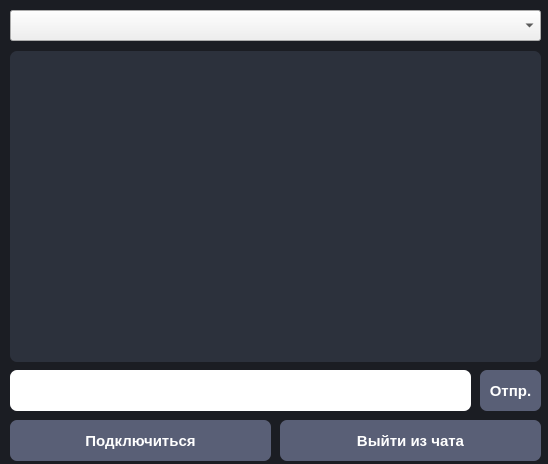
<?xml version="1.0" encoding="UTF-8"?>
<ui version="4.0">
 <class>MainWindow</class>
 <widget class="QMainWindow" name="MainWindow">
  <property name="geometry">
   <rect>
    <x>0</x>
    <y>0</y>
    <width>548</width>
    <height>464</height>
   </rect>
  </property>
  <property name="windowTitle">
   <string>MainWindow</string>
  </property>
  <widget class="QWidget" name="centralwidget">
   <widget class="QFrame" name="frame">
    <property name="geometry">
     <rect>
      <x>-20</x>
      <y>0</y>
      <width>861</width>
      <height>531</height>
     </rect>
    </property>
    <property name="styleSheet">
     <string notr="true">QFrame{
	border-radius: 7px;
	background-color: #1B1D23;
}</string>
    </property>
    <property name="frameShape">
     <enum>QFrame::StyledPanel</enum>
    </property>
    <property name="frameShadow">
     <enum>QFrame::Raised</enum>
    </property>
    <widget class="QLineEdit" name="messageInputField">
     <property name="geometry">
      <rect>
       <x>30</x>
       <y>370</y>
       <width>461</width>
       <height>41</height>
      </rect>
     </property>
     <property name="font">
      <font>
       <pointsize>11</pointsize>
       <weight>75</weight>
       <bold>true</bold>
      </font>
     </property>
     <property name="styleSheet">
      <string notr="true">QLineEdit{
	border-radius: 7px;
}</string>
     </property>
     <property name="text">
      <string/>
     </property>
     <property name="alignment">
      <set>Qt::AlignLeading|Qt::AlignLeft|Qt::AlignVCenter</set>
     </property>
     <property name="placeholderText">
      <string/>
     </property>
     <property name="clearButtonEnabled">
      <bool>true</bool>
     </property>
    </widget>
    <widget class="QPushButton" name="sendButton">
     <property name="geometry">
      <rect>
       <x>500</x>
       <y>370</y>
       <width>61</width>
       <height>41</height>
      </rect>
     </property>
     <property name="font">
      <font>
       <pointsize>11</pointsize>
       <weight>75</weight>
       <bold>true</bold>
      </font>
     </property>
     <property name="cursor">
      <cursorShape>PointingHandCursor</cursorShape>
     </property>
     <property name="styleSheet">
      <string notr="true">QPushButton{
	color: white;
	border-radius: 7px;
	background-color: #595F76;
}

QPushButton:hover{
	background-color: #50566E;
}

QPushButton:pressed{
	background-color: #434965;
}</string>
     </property>
     <property name="text">
      <string>Отпр.</string>
     </property>
     <property name="icon">
      <iconset>
       <normaloff>../../../.designer/backup/icons/send.png</normaloff>../../../.designer/backup/icons/send.png</iconset>
     </property>
     <property name="iconSize">
      <size>
       <width>32</width>
       <height>32</height>
      </size>
     </property>
    </widget>
    <widget class="QPushButton" name="connectPortButton">
     <property name="geometry">
      <rect>
       <x>30</x>
       <y>420</y>
       <width>261</width>
       <height>41</height>
      </rect>
     </property>
     <property name="font">
      <font>
       <pointsize>11</pointsize>
       <weight>75</weight>
       <bold>true</bold>
      </font>
     </property>
     <property name="cursor">
      <cursorShape>PointingHandCursor</cursorShape>
     </property>
     <property name="styleSheet">
      <string notr="true">QPushButton{
	color: white;
	border-radius: 7px;
	background-color: #595F76;
}

QPushButton:hover{
	background-color: #50566E;
}

QPushButton:pressed{
	background-color: #434965;
}</string>
     </property>
     <property name="text">
      <string>Подключиться</string>
     </property>
    </widget>
    <widget class="QListWidget" name="messageListWidget">
     <property name="geometry">
      <rect>
       <x>30</x>
       <y>51</y>
       <width>531</width>
       <height>311</height>
      </rect>
     </property>
     <property name="font">
      <font>
       <pointsize>11</pointsize>
       <weight>75</weight>
       <bold>true</bold>
      </font>
     </property>
     <property name="tabletTracking">
      <bool>false</bool>
     </property>
     <property name="autoFillBackground">
      <bool>false</bool>
     </property>
     <property name="styleSheet">
      <string notr="true">color: white;
border-radius: 7px;
background-color: #2C313C;
</string>
     </property>
     <property name="frameShape">
      <enum>QFrame::StyledPanel</enum>
     </property>
     <property name="frameShadow">
      <enum>QFrame::Sunken</enum>
     </property>
     <property name="lineWidth">
      <number>1</number>
     </property>
     <property name="verticalScrollBarPolicy">
      <enum>Qt::ScrollBarAsNeeded</enum>
     </property>
     <property name="horizontalScrollBarPolicy">
      <enum>Qt::ScrollBarAsNeeded</enum>
     </property>
     <property name="sizeAdjustPolicy">
      <enum>QAbstractScrollArea::AdjustIgnored</enum>
     </property>
     <property name="autoScroll">
      <bool>true</bool>
     </property>
     <property name="tabKeyNavigation">
      <bool>false</bool>
     </property>
     <property name="showDropIndicator" stdset="0">
      <bool>true</bool>
     </property>
     <property name="dragDropOverwriteMode">
      <bool>false</bool>
     </property>
     <property name="alternatingRowColors">
      <bool>false</bool>
     </property>
     <property name="verticalScrollMode">
      <enum>QAbstractItemView::ScrollPerItem</enum>
     </property>
     <property name="horizontalScrollMode">
      <enum>QAbstractItemView::ScrollPerItem</enum>
     </property>
     <property name="movement">
      <enum>QListView::Static</enum>
     </property>
     <property name="flow">
      <enum>QListView::TopToBottom</enum>
     </property>
     <property name="isWrapping" stdset="0">
      <bool>false</bool>
     </property>
     <property name="resizeMode">
      <enum>QListView::Fixed</enum>
     </property>
     <property name="layoutMode">
      <enum>QListView::SinglePass</enum>
     </property>
     <property name="viewMode">
      <enum>QListView::ListMode</enum>
     </property>
     <property name="uniformItemSizes">
      <bool>false</bool>
     </property>
     <property name="wordWrap">
      <bool>false</bool>
     </property>
     <property name="selectionRectVisible">
      <bool>false</bool>
     </property>
     <property name="sortingEnabled">
      <bool>false</bool>
     </property>
    </widget>
    <widget class="QPushButton" name="disconnectPortButton">
     <property name="geometry">
      <rect>
       <x>300</x>
       <y>420</y>
       <width>261</width>
       <height>41</height>
      </rect>
     </property>
     <property name="font">
      <font>
       <pointsize>11</pointsize>
       <weight>75</weight>
       <bold>true</bold>
      </font>
     </property>
     <property name="cursor">
      <cursorShape>PointingHandCursor</cursorShape>
     </property>
     <property name="styleSheet">
      <string notr="true">QPushButton{
	color: white;
	border-radius: 7px;
	background-color: #595F76;
}

QPushButton:hover{
	background-color: #50566E;
}

QPushButton:pressed{
	background-color: #434965;
}</string>
     </property>
     <property name="text">
      <string>Выйти из чата</string>
     </property>
    </widget>
    <widget class="QComboBox" name="portList">
     <property name="geometry">
      <rect>
       <x>30</x>
       <y>10</y>
       <width>531</width>
       <height>31</height>
      </rect>
     </property>
     <property name="sizePolicy">
      <sizepolicy hsizetype="Expanding" vsizetype="Fixed">
       <horstretch>0</horstretch>
       <verstretch>0</verstretch>
      </sizepolicy>
     </property>
     <property name="styleSheet">
      <string notr="true">QLineEdit{
	border-radius: 7px;
}</string>
     </property>
    </widget>
   </widget>
  </widget>
 </widget>
 <resources/>
 <connections/>
</ui>
